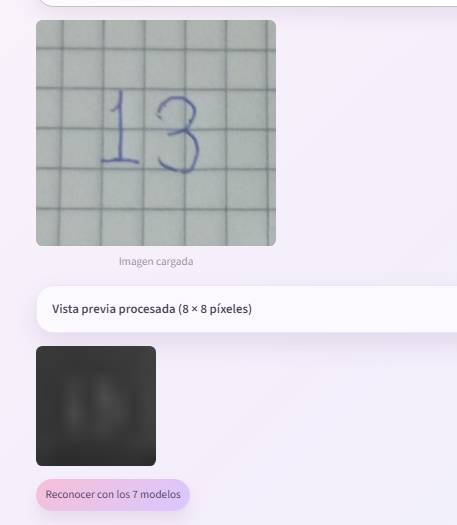
#> input picture evidencias/captura.png, 457 x 525 px
$ python -i procesamiento.py   (imports and definitions only)
#> lines starting #> are read from the running program, lines starting #| are printed output that depends on the picture
#> further down, picture is the input picture: PIL image 457x525 RGB; mean R, G, B 215.1, 211.7, 220.3
import cv2
import numpy as np
from PIL import Image, ImageOps


def preparar_imagen(imagen):
    """Normaliza una imagen real a la escala del conjunto Digits con mejor centrado."""
    imagen = ImageOps.grayscale(imagen)
    imagen = ImageOps.autocontrast(imagen)
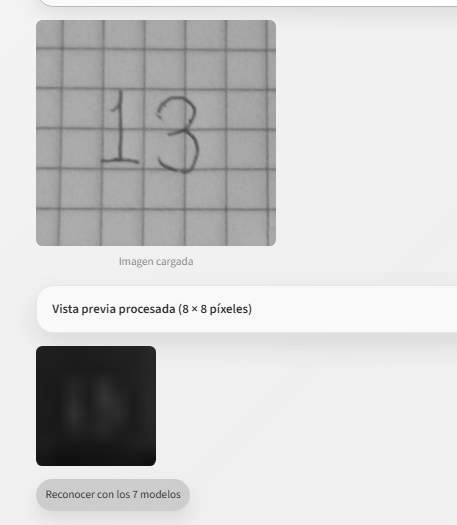
#> imagen: PIL image 457x525 L; min 0, max 255, mean 208.1
    imagen = imagen.resize((420, 420), Image.Resampling.LANCZOS)
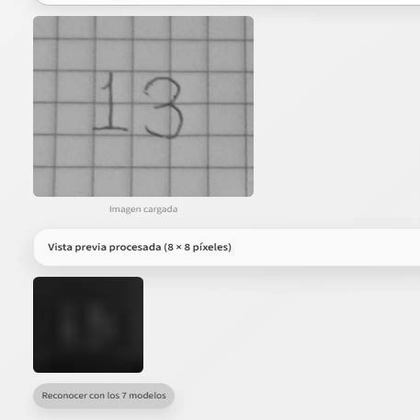
#> imagen: PIL image 420x420 L; min 0, max 255, mean 208.1

    arreglo = np.array(imagen, dtype=np.uint8)
    if arreglo.mean() > 127:
        arreglo = 255 - arreglo
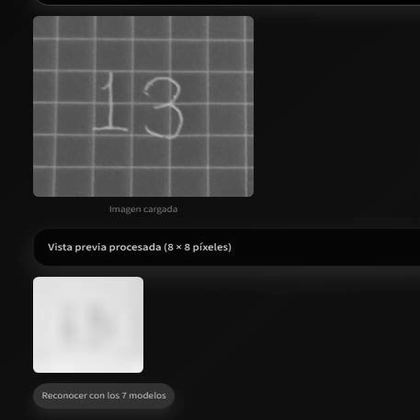
#> arreglo: shape (420, 420); min 0, max 255, mean 46.9

    arreglo = cv2.GaussianBlur(arreglo, (3, 3), 0)
    arreglo = np.where(arreglo > 30, arreglo, 0).astype(np.uint8)
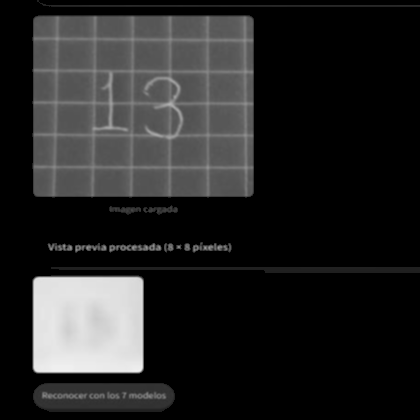
#> arreglo: shape (420, 420); min 0, max 241, mean 37.1

    coordenadas_y, coordenadas_x = np.where(arreglo > 10)
    if len(coordenadas_x) == 0:
        return np.zeros((8, 8), dtype=float)

    recorte = arreglo[coordenadas_y.min():coordenadas_y.max() + 1, coordenadas_x.min():coordenadas_x.max() + 1]
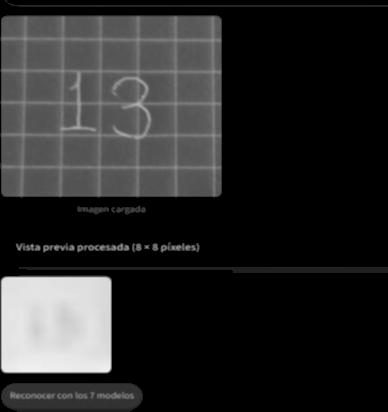
#> recorte: shape (412, 388); min 0, max 241, mean 41
    alto, ancho = recorte.shape
#> alto = 412; ancho = 388
    if alto == 0 or ancho == 0:
        return np.zeros((8, 8), dtype=float)

    tamano_objetivo = 28
    margen = 10
    imagen_acolchonada = np.full((tamano_objetivo + margen * 2, tamano_objetivo + margen * 2), 255, dtype=np.uint8)
    escala = min((tamano_objetivo + margen * 2) / max(alto, ancho), 1.0)
#> escala = 0.117
    nuevo_alto = max(1, int(alto * escala))
#> nuevo_alto = 48
    nuevo_ancho = max(1, int(ancho * escala))
#> nuevo_ancho = 45
    imagen_redimensionada = Image.fromarray(recorte).resize((nuevo_ancho, nuevo_alto), Image.Resampling.LANCZOS)
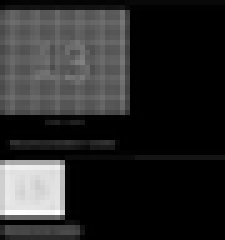
#> imagen_redimensionada: PIL image 45x48 L (shown 5 times larger); min 0, max 255, mean 41.3
    arreglo_redimensionado = np.array(imagen_redimensionada, dtype=np.uint8)
    inicio_y = (tamano_objetivo + margen * 2 - nuevo_alto) // 2
#> inicio_y = 0
    inicio_x = (tamano_objetivo + margen * 2 - nuevo_ancho) // 2
#> inicio_x = 1
    imagen_acolchonada[inicio_y:inicio_y + nuevo_alto, inicio_x:inicio_x + nuevo_ancho] = arreglo_redimensionado
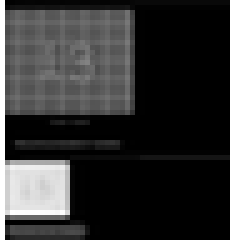
#> imagen_acolchonada: shape (48, 48) (shown 5 times larger); min 0, max 255, mean 54.6

    imagen_centrada = Image.fromarray(imagen_acolchonada).resize((8, 8), Image.Resampling.LANCZOS)
    salida = np.asarray(imagen_centrada, dtype=float)
    salida = np.clip(salida / 255.0 * 16.0, 0, 16)
    return salida


# [144 lines left out: functions preparar_hoja, extraer_digitos, agrupar_digitos, not called in this run]

>>> from PIL import Image
>>> picture = Image.open('../evidencias/captura.png')
>>> result = preparar_imagen(picture)

$ run again, on evidencias/comparacion.png
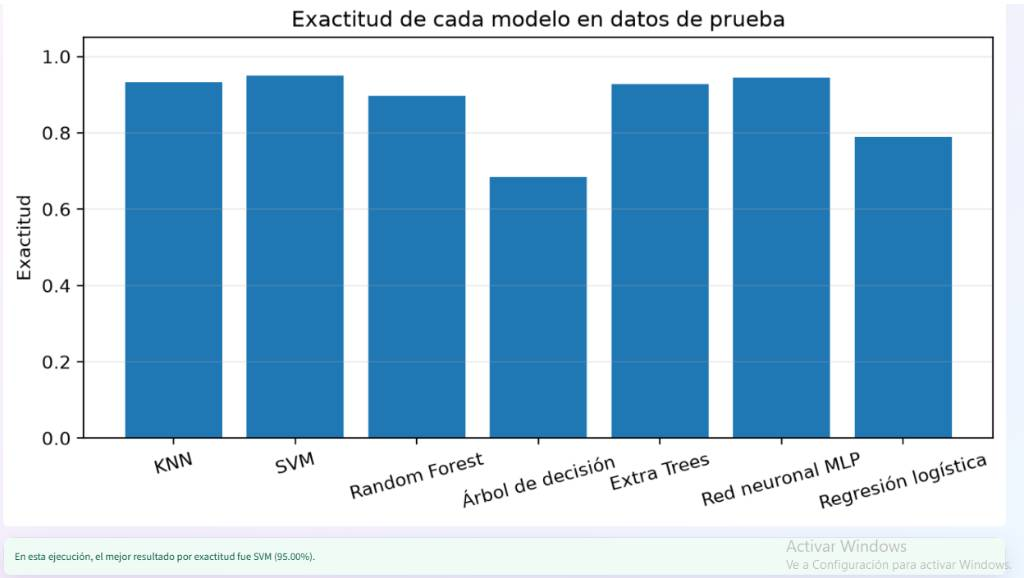
#> input picture evidencias/comparacion.png, 1024 x 578 px
#> picture is the input picture: PIL image 1024x578 RGB; mean R, G, B 163.2, 197.8, 220.6
#> in preparar_imagen, `imagen = imagen.resize((420, 420), Image.Resampling.LANCZOS)`:
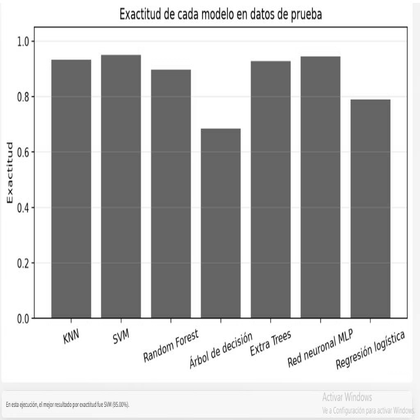
#> imagen: PIL image 420x420 L; min 2, max 255, mean 189.7
#> in preparar_imagen, `imagen_acolchonada[inicio_y:inicio_y + nuevo_alto, inicio_x:inicio_x +..`:
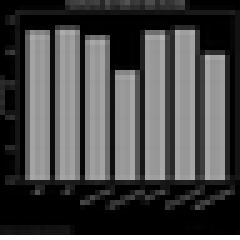
#> imagen_acolchonada: shape (48, 48) (shown 5 times larger); min 0, max 255, mean 72

$ run again, on evidencias/deteccion.png
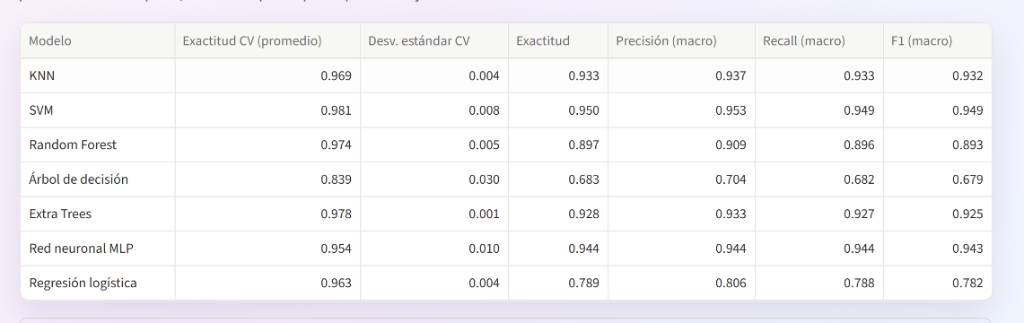
#> input picture evidencias/deteccion.png, 1024 x 323 px
#> picture is the input picture: PIL image 1024x323 RGB; mean R, G, B 246, 245.3, 247.3
#> in preparar_imagen, `arreglo = np.where(arreglo > 30, arreglo, 0).astype(np.uint8)`:
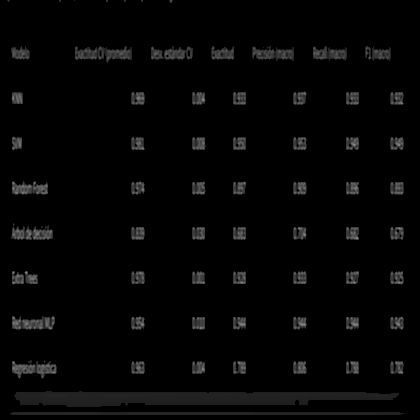
#> arreglo: shape (420, 420); min 0, max 141, mean 5.4
#> coordenadas_y = 17313 values from 0 to 414; coordenadas_x = 17313 values, max 403 at index 2822, min 7 at index 0, mean 202.5
#> in preparar_imagen, `imagen_acolchonada[inicio_y:inicio_y + nuevo_alto, inicio_x:inicio_x +..`:
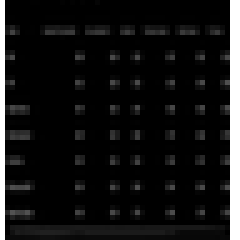
#> imagen_acolchonada: shape (48, 48) (shown 5 times larger); min 0, max 255, mean 21.9

$ run again, on evidencias/dibujo.png
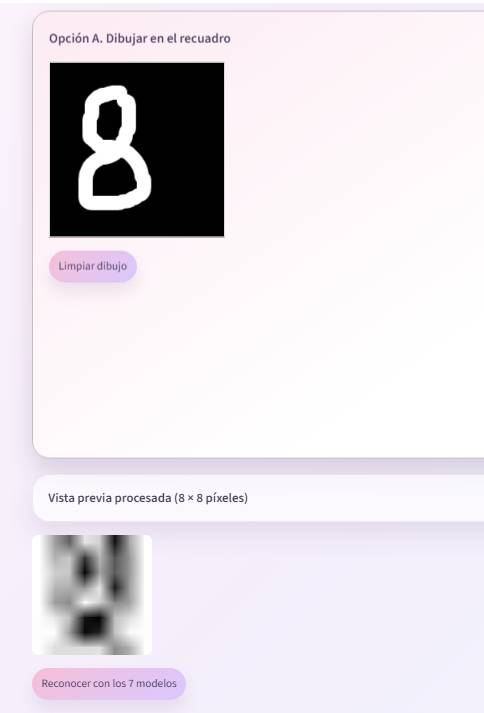
#> input picture evidencias/dibujo.png, 484 x 713 px
#> picture is the input picture: PIL image 484x713 RGB; mean R, G, B 226.8, 221.3, 227.4
#> in preparar_imagen, `imagen_acolchonada[inicio_y:inicio_y + nuevo_alto, inicio_x:inicio_x +..`:
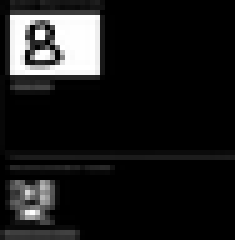
#> imagen_acolchonada: shape (48, 48) (shown 5 times larger); min 0, max 255, mean 32.1
